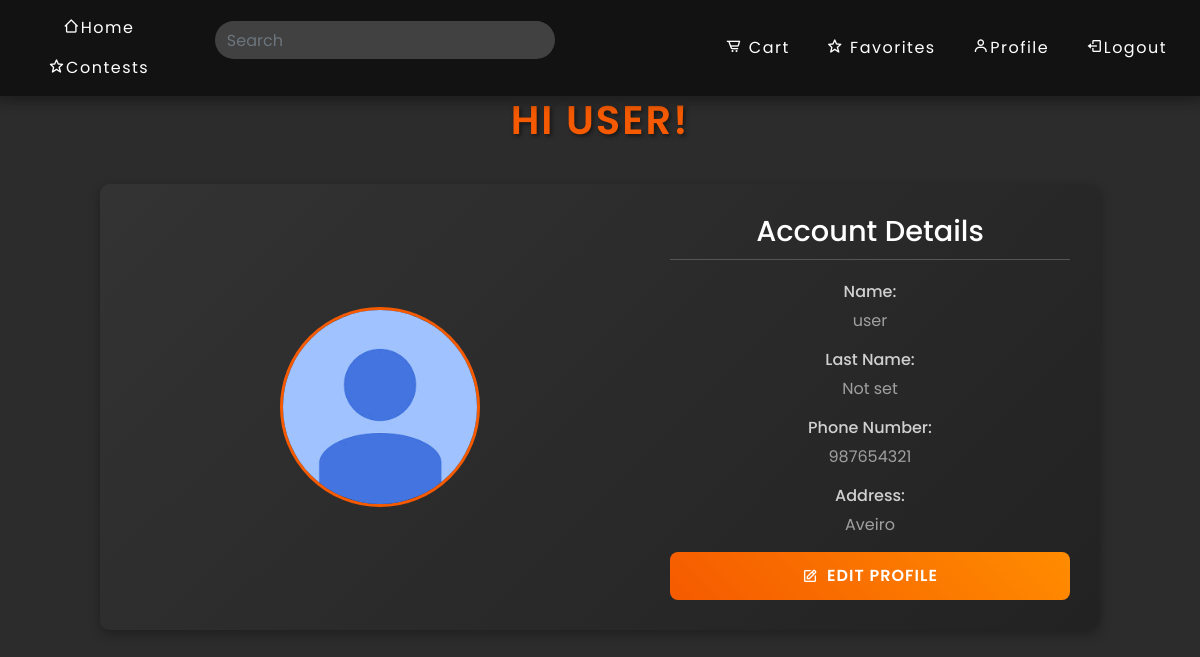
The page /profile (signed in) on the database its author committed.
### app_org/models.py (models this page shows, shortened)
class User(db.Model, UserMixin):
    id = db.Column(db.Integer, primary_key=True)
    username = db.Column(db.String(100), unique=True, nullable=False)
    email = db.Column(db.String(100), unique=True, nullable=False)
    password = db.Column(db.String(100), nullable=False)
    first_name = db.Column(db.String(100), default="")
    last_name = db.Column(db.String(100))
    isAdmin = db.Column(db.Boolean, default=False)
    phone_number = db.Column(db.String(20))
    image = db.Column(db.String(20), nullable=False, default='default.png')
    address = db.Column(db.String(100))
    failed_login_attempts = db.Column(db.Integer, default=0)

### app_org/profile.py (the view)
@prof.route('/profile')
@login_required
def profile():
    user = User.query.filter_by(id=current_user.id).first()
    return render_template('profile.html', user=user)

### app_org/templates/profile.html (shortened to what this page needs)
{% extends "base.html" %}
{% block styles %}
    <link rel="stylesheet" href="{{ url_for('static', filename='css/profile.css') }}">
    <link href="https://unpkg.com/boxicons@2.1.4/css/boxicons.min.css" rel="stylesheet">
{% endblock %}
{% block content %}
    <main class="profile-container">
        <h1 class="page-title">Hi {{ user.first_name }}!</h1>
        <div class="profile-content">
            <div class="user-image">
                <img src="{{ url_for('static', filename='assets/' + user.image) }}" alt="{{ user.first_name }}">
            </div>
            <div class="card-info">
                <h2>Account Details</h2>
                <div class="textfield">
                    <label>Name:</label>
                    <span>{{ user.first_name }}</span>
                </div>
                <div class="textfield">
                    <label>Last Name:</label>
                    <span>{{ user.last_name if user.last_name else 'Not set' }}</span>
                </div>
                <div class="textfield">
                    <label>Phone Number:</label>
                    <span>{{ user.phone_number if user.phone_number else 'Not set' }}</span>
                </div>
                <div class="textfield">
                    <label>Address:</label>
                    <span>{{ user.address if user.address else 'Not set' }}</span>
                </div>
                <a href="/edit_profile" class="btn-edit"><i class="bx bx-edit"></i> Edit Profile</a>
            </div>
        </div>
    </main>
{% endblock %}

### app_org/static/css/style.css (style rules this page uses)
body { background-color: #3b3b3b; color: #ffffff; text-align: center; }

### app_org/static/css/profile.css (style rules this page uses)
body { background-color: #2c2c2c; font-family: 'Poppins', sans-serif; color: #ffffff; margin: 0; }
.profile-container { padding: 40px 20px; min-height: 80vh; display: flex; flex-direction: column; align-items: center; }
.page-title { font-size: 2.5rem; font-weight: 600; text-align: center; margin-bottom: 40px; color: #f55a00; text-transform: uppercase; letter-spacing: 2px; text-shadow: 2px 2px 4px rgba(0, 0, 0, 0.5); }
.profile-content { display: flex; justify-content: center; gap: 40px; max-width: 1000px; width: 100%; background: linear-gradient(135deg, #333, #222); border-radius: 10px; box-shadow: 0 4px 12px rgba(0, 0, 0, 0.3); padding: 30px; }
.user-image { flex: 1; display: flex; justify-content: center; align-items: center; }
.user-image img { width: 200px; height: 200px; border-radius: 50%; border: 3px solid #f55a00; object-fit: cover; transition: transform 0.3s ease; }
.card-info { flex: 1; max-width: 400px; }
.card-info h2 { font-size: 1.8rem; font-weight: 500; color: #ffffff; margin-bottom: 20px; border-bottom: 1px solid #555; padding-bottom: 10px; }
.textfield { margin-bottom: 15px; display: flex; flex-direction: column; }
.textfield label { font-size: 1rem; font-weight: 500; color: #d0d0d0; margin-bottom: 5px; }
.textfield span { font-size: 1rem; color: #a0a0a0; }
.btn-edit { display: flex; align-items: center; justify-content: center; gap: 8px; width: 100%; padding: 12px; border: none; border-radius: 8px; background: linear-gradient(45deg, #f55a00, #ff8c00); color: #ffffff; font-size: 1rem; font-weight: 600; text-transform: uppercase; letter-spacing: 1px; text-decoration: none; cursor: pointer; transition: background 0.3s ease, transform 0.2s ease; }

### rows shown on the page
User: first_name "USER", image (placeholder picture), first_name "user", last_name "Not set", phone_number "987654321", address "Aveiro"
